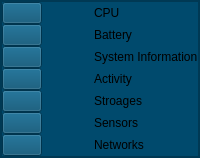
        <widget class="QFrame" name="left_menu_cont_frame">
         <property name="minimumSize">
          <size>
           <width>40</width>
           <height>0</height>
          </size>
         </property>
         <property name="maximumSize">
          <size>
           <width>200</width>
           <height>16777215</height>
          </size>
         </property>
         <property name="styleSheet">
          <string notr="true">background-color: rgb(0, 74, 109);</string>
         </property>
         <property name="frameShape">
          <enum>QFrame::StyledPanel</enum>
         </property>
         <property name="frameShadow">
          <enum>QFrame::Raised</enum>
         </property>
         <layout class="QHBoxLayout" name="horizontalLayout_13">
          <property name="spacing">
           <number>0</number>
          </property>
          <property name="leftMargin">
           <number>0</number>
          </property>
          <property name="topMargin">
           <number>0</number>
          </property>
          <property name="rightMargin">
           <number>0</number>
          </property>
          <property name="bottomMargin">
           <number>0</number>
          </property>
          <item>
           <widget class="QFrame" name="menu_frame">
            <property name="minimumSize">
             <size>
              <width>100</width>
              <height>0</height>
             </size>
            </property>
            <property name="frameShape">
             <enum>QFrame::StyledPanel</enum>
            </property>
            <property name="frameShadow">
             <enum>QFrame::Raised</enum>
            </property>
            <layout class="QGridLayout" name="gridLayout">
             <property name="sizeConstraint">
              <enum>QLayout::SetDefaultConstraint</enum>
             </property>
             <property name="leftMargin">
              <number>0</number>
             </property>
             <property name="topMargin">
              <number>0</number>
             </property>
             <property name="rightMargin">
              <number>0</number>
             </property>
             <property name="bottomMargin">
              <number>0</number>
             </property>
             <property name="spacing">
              <number>0</number>
             </property>
             <item row="0" column="1" alignment="Qt::AlignLeft">
              <widget class="QLabel" name="label_7">
               <property name="text">
                <string>CPU</string>
               </property>
               <property name="margin">
                <number>5</number>
               </property>
              </widget>
             </item>
             <item row="0" column="0" alignment="Qt::AlignLeft">
              <widget class="QPushButton" name="cpu_info_btn">
               <property name="text">
                <string/>
               </property>
               <property name="icon">
                <iconset resource="icons.qrc">
                 <normaloff>:/icons/icons/zoom-out.svg</normaloff>:/icons/icons/zoom-out.svg</iconset>
               </property>
               <property name="iconSize">
                <size>
                 <width>32</width>
                 <height>32</height>
                </size>
               </property>
              </widget>
             </item>
             <item row="2" column="1">
              <widget class="QLabel" name="label_6">
               <property name="text">
                <string>System Information</string>
               </property>
               <property name="margin">
                <number>5</number>
               </property>
              </widget>
             </item>
             <item row="1" column="1" alignment="Qt::AlignLeft">
              <widget class="QLabel" name="label_5">
               <property name="text">
                <string>Battery</string>
               </property>
               <property name="margin">
                <number>5</number>
               </property>
              </widget>
             </item>
             <item row="1" column="0" alignment="Qt::AlignLeft">
              <widget class="QPushButton" name="battry_info_btn">
               <property name="text">
                <string/>
               </property>
               <property name="icon">
                <iconset resource="icons.qrc">
                 <normaloff>:/icons/icons/battery-charging.svg</normaloff>:/icons/icons/battery-charging.svg</iconset>
               </property>
               <property name="iconSize">
                <size>
                 <width>32</width>
                 <height>32</height>
                </size>
               </property>
              </widget>
             </item>
             <item row="2" column="0" alignment="Qt::AlignLeft">
              <widget class="QPushButton" name="system_info_btn">
               <property name="text">
                <string/>
               </property>
               <property name="icon">
                <iconset resource="icons.qrc">
                 <normaloff>:/icons/icons/monitor.svg</normaloff>:/icons/icons/monitor.svg</iconset>
               </property>
               <property name="iconSize">
                <size>
                 <width>32</width>
                 <height>32</height>
                </size>
               </property>
              </widget>
             </item>
             <item row="3" column="0" alignment="Qt::AlignLeft">
              <widget class="QPushButton" name="activity_info_btn">
               <property name="text">
                <string/>
               </property>
               <property name="icon">
                <iconset resource="icons.qrc">
                 <normaloff>:/icons/icons/activity.svg</normaloff>:/icons/icons/activity.svg</iconset>
               </property>
               <property name="iconSize">
                <size>
                 <width>32</width>
                 <height>32</height>
                </size>
               </property>
              </widget>
             </item>
             <item row="3" column="1" alignment="Qt::AlignLeft">
              <widget class="QLabel" name="label_11">
               <property name="text">
                <string>Activity</string>
               </property>
               <property name="margin">
                <number>5</number>
               </property>
              </widget>
             </item>
             <item row="4" column="0" alignment="Qt::AlignLeft">
              <widget class="QPushButton" name="storage_info_btn">
               <property name="text">
                <string/>
               </property>
               <property name="icon">
                <iconset resource="icons.qrc">
                 <normaloff>:/icons/icons/disc.svg</normaloff>:/icons/icons/disc.svg</iconset>
               </property>
               <property name="iconSize">
                <size>
                 <width>32</width>
                 <height>32</height>
                </size>
               </property>
              </widget>
             </item>
             <item row="4" column="1" alignment="Qt::AlignLeft">
              <widget class="QLabel" name="label_8">
               <property name="text">
                <string>Stroages</string>
               </property>
               <property name="margin">
                <number>5</number>
               </property>
              </widget>
             </item>
             <item row="5" column="0" alignment="Qt::AlignLeft">
              <widget class="QPushButton" name="sensors_info_btn">
               <property name="text">
                <string/>
               </property>
               <property name="icon">
                <iconset resource="icons.qrc">
                 <normaloff>:/icons/icons/thermometer.svg</normaloff>:/icons/icons/thermometer.svg</iconset>
               </property>
               <property name="iconSize">
                <size>
                 <width>32</width>
                 <height>32</height>
                </size>
               </property>
              </widget>
             </item>
             <item row="5" column="1" alignment="Qt::AlignLeft">
              <widget class="QLabel" name="label_9">
               <property name="text">
                <string>Sensors</string>
               </property>
               <property name="margin">
                <number>5</number>
               </property>
              </widget>
             </item>
             <item row="6" column="0" alignment="Qt::AlignLeft">
              <widget class="QPushButton" name="network_info_btn">
               <property name="text">
                <string/>
               </property>
               <property name="icon">
                <iconset resource="icons.qrc">
                 <normaloff>:/icons/icons/wifi.svg</normaloff>:/icons/icons/wifi.svg</iconset>
               </property>
               <property name="iconSize">
                <size>
                 <width>32</width>
                 <height>32</height>
                </size>
               </property>
              </widget>
             </item>
             <item row="6" column="1" alignment="Qt::AlignLeft">
              <widget class="QLabel" name="label_10">
               <property name="text">
                <string>Networks</string>
               </property>
               <property name="margin">
                <number>5</number>
               </property>
              </widget>
             </item>
            </layout>
           </widget>
          </item>
         </layout>
        </widget>
